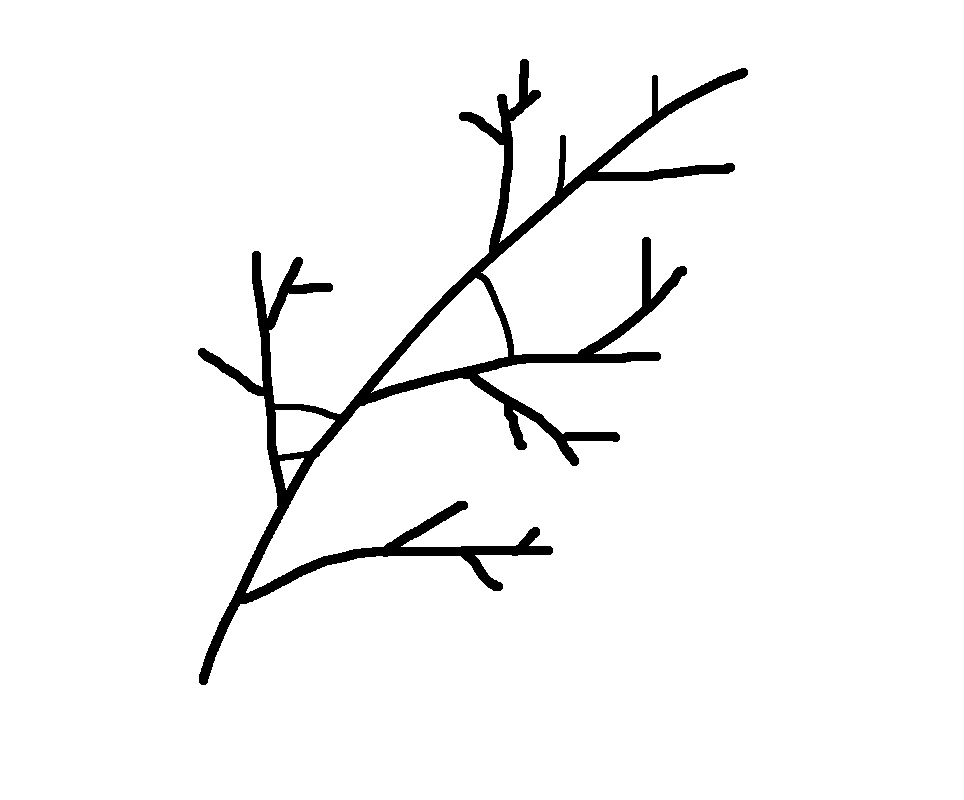
#> input picture test_images/dummy_veins.png, 964 x 800 px
$ python skeletonize.py
#> lines starting #> are read from the running program, lines starting #| are printed output that depends on the picture; after the words box and inside, x2 and y2 are one past the last pixel; in counts of white or black regions, pixels touching at a corner belong together
"""
Author: Chris Dijkstra
Contains the class SkeletonNetwork, which can be utilized to read in skele-
tonized images and output an edge graph, where each intersection of lines is
considered a node and the connecting lines the edges.
"""

from skimage import morphology, io, measure
import numpy as np
import networkx as nx


class SkeletonNetwork:
    def __init__(self, skel_im):
        self.skel_im = np.pad(skel_im, (1, 1))
        self.surr_mods = self._neighbours()
        self.nodes = {}
        self.edges = []

        self._mark()
        self._parse_structure()
        self.construct_network()

    def _flat_to_coord(self, flat_index):
        """ Takes the index of 1D representation and returns 2D coordinates

        parameters:
        flat_index -- int, the position in the 1D representation of a 2D array
        return:
        tuple, the row and column in the 2D array
        """
        cols = self.skel_im.shape[1]
        x = flat_index % cols
        y = flat_index // cols
        return x, y

    def _neighbours(self):
        """ Returns index modifiers for _neighbours in 1D version of 2D array

        parameters:
        None
        return:
        np.array, 1D array with the index modifiers to find the _neighbours in
            flattened image
        """
        row_len = self.skel_im.shape[1]
        mod = np.array([-1, 0, 1])
        top = np.array([-row_len] * 3) + mod
        mid = np.array([-1, 1])
        bottom = (np.array([row_len] * 3) + mod)
        return np.concatenate([top, mid, bottom])

    def _mark(self):
        """ Reads a skeletonized image and marks the pixels based on _neighbours

        parameters:
        None
        return:
        np.array, a 2d array containing 0s for background, 1s for nodes in a
            line and 2s for nodes with 1 or more than 2 connections.
        """
        flat_im = self.skel_im.ravel()
        for i in range(len(flat_im)):
            if flat_im[i] != 0:
                s = 0
                for mod in self.surr_mods:
                    if flat_im[i + mod] != 0:
                        s += 1
                if s == 2:
                    flat_im[i] = 1
                else:
                    flat_im[i] = 2
        return image

    def _construct_nodes(self):
        """ Reads the marked image output by self._mark and constructs the nodes

        parameters:
        None
        returns:
        None, appends all nodes with less or more than 2 edges to self.nodes
        """
        flat_im = self.skel_im.ravel()
        labelled_nodes = measure.label(self.skel_im == 2).ravel()
        node_labs = set(labelled_nodes)
        node_labs.remove(0)
        for label in node_labs:
            node = tuple(np.where(labelled_nodes == label)[0])
            edge_count = 0
            for point in node:
                for mod in self.surr_mods:
                    if flat_im[point + mod] == 1:
                        edge_count += 1
            if edge_count != 2:
                self.nodes[len(self.nodes) + 1] = node
            else:
                flat_im[list(node)] = 1

    def _construct_edges(self):
        """ Creates an edge graph of a skeletonized image

        parameters:
        None
        returns:
        None, appends edges as tuples to self.edges
        """
        labelled_edges = measure.label(self.skel_im == 1)
        labelled_edges_flat = labelled_edges.ravel()
        # Create dictionary for edges
        edge_labels = set(labelled_edges_flat)
        edge_labels.remove(0)
        edges = {label: [] for label in edge_labels}
        # Finds all edges for each node
        for node_id, node_co in self.nodes.items():
            for point in node_co:
                for neigh in self.surr_mods + point:
                    if labelled_edges_flat[neigh] > 0:
                        edges[labelled_edges_flat[neigh]].append(node_id)
        self.edges = [tuple(sorted(val)) for val in edges.values()]

    def _parse_structure(self):
        """ Reads the marked skeleton output of self._mark and annotates it

        parameters:
        None
        return:
        None, fills self.edges and self.nodes with edges and nodes.
        """
        # Get nodes
        self._construct_nodes()
        self._construct_edges()

    def construct_network(self):
        """ Takes defined nodes and edges and adds them to self.network

        parameters:
        None
        return:
        networkx.Graph object, contains the edges and nodes as defined in
            self.edges and self.nodes
        """
        network = nx.Graph()
        network.add_nodes_from(self.nodes.keys())
        network.add_edges_from(self.edges)
        return network

    def node_dict(self):
        """ Outputs a dictionary of nodes with coordinates

        parameters:
        None
        returns:
        dict, keys are sequential integers for the nodes, values are tuples in
            the form of (x, y) with x and y being ints.
        """
        out_dict = {}
        for node in self.nodes:
            coords = self.nodes[node]
            x = []
            y = []
            for coord in coords:
                col, row = self._flat_to_coord(coord)
                x.append(col)
                y.append(row)
            x = sum(x) / len(x)
            y = sum(y) / len(y)
            out_dict[node] = x, y
        return out_dict


if __name__ == "__main__":
    import matplotlib.pyplot as plt

    im_dir = "test_images/dummy_veins.png"
    image = io.imread(im_dir)[:, :, 3].astype(int)
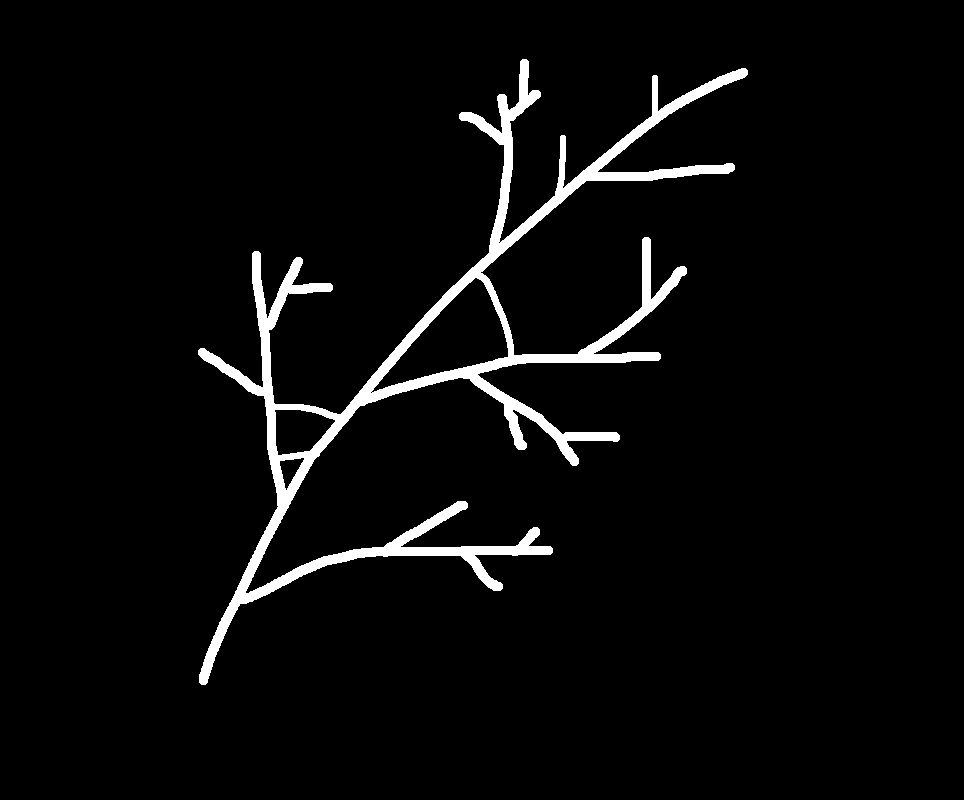
#> image: shape (800, 964) int64; 3.9% white; 1 white region, box (x1, y1, x2, y2) and area: (198, 59, 748, 685) 29904
    image[image > 0] = 1
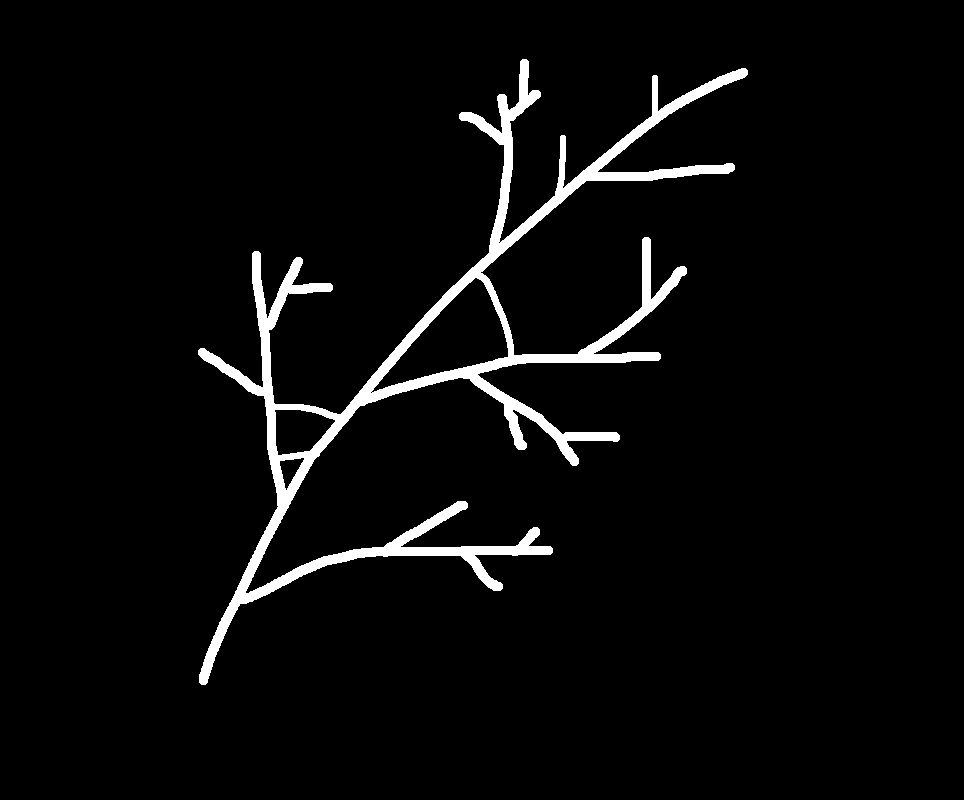
#> image: shape (800, 964) int64; values 0 (black) and 1 (white), 3.9% white; 1 white region, box (x1, y1, x2, y2) and area: (198, 59, 748, 685) 29904

    skeleton = morphology.skeletonize(image).astype(int)
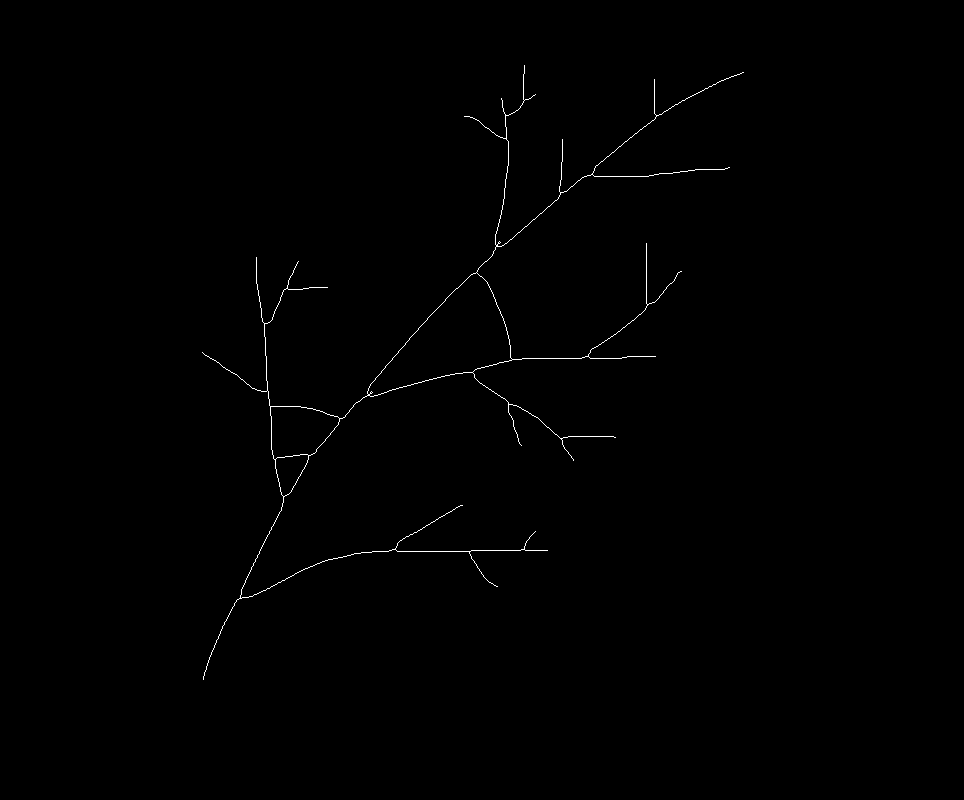
#> skeleton: shape (800, 964) int64; values 0 (black) and 1 (white), 0.38% white in thin lines or dots, all inside (x1, y1, x2, y2) = (202, 65, 744, 680)
    skeleton = morphology.remove_small_objects(skeleton)
    skel_net = SkeletonNetwork(skeleton)
#> in __init__, `self.skel_im = np.pad(skel_im, (1, 1))`: self.skel_im: shape (802, 966) int64; values 0 (black) and 1 (white), 0.38% white in thin lines or dots, all inside (x1, y1, x2, y2) = (203, 66, 745, 681)
#> in _construct_nodes, `node_labs = set(labelled_nodes)`: node_labs = 51 items
#> the loop in _construct_nodes, `for label in node_labs:` made 50 passes
#> node on passes 1 to 12: (64281,), (71262,), (77935,), (92306,), (96136,), (98091,), (111596, 112562, 112563, 113528), (112713, 112714, 113679), (113487,), (133815, 134780, 134781, 135747), (135803,), (163018,)
#> after the loop in _construct_nodes, `for label in node_labs:`: self.nodes = 50 items
#> in _construct_edges, `labelled_edges = measure.label(self.skel_im == 1)`: labelled_edges: shape (802, 966) int32; 55 distinct labels, from 0 to 54
#> in _construct_edges, `edge_labels = set(labelled_edges_flat)`: edge_labels = 55 items
#> in _construct_edges, `edges = {label: [] for label in edge_labels}`: edges = 54 items
#> the loop in _construct_edges, `for node_id, node_co in self.nodes.items():` made 50 passes
#> in _construct_edges, `self.edges = [tuple(sorted(val)) for val in edges.values()]`: self.edges = 54 pairs, first value 1 to 49, second value 6 to 50
    network = skel_net.construct_network()
    betweenness = nx.betweenness_centrality(network)
#> betweenness = 50 items

    _, axes = plt.subplots(1, 2, sharex=True, sharey=True)
    axes[0].imshow(io.imread(im_dir))
    axes[1].imshow(skel_net.skel_im > 0, cmap="gray_r")
    x = []
    y = []
    c = []
    for key, node in skel_net.node_dict().items():
#> in _flat_to_coord, `cols = self.skel_im.shape[1]`: cols = 966
#> in _flat_to_coord, `x = flat_index % cols`: x = 525
#> in _flat_to_coord, `y = flat_index // cols`: y = 66
        x_p, y_p = node
        x.append(x_p)
        y.append(y_p)
        c.append(betweenness[key] > 0)
#> this loop made 50 passes
#> after the loop, c = 50 items, first 6: False, False, False, False, False, True; x = 50 values, max 744 at index 1, min 203 at index 24, mean 473.5; y = 50 values, max 680 at index 49, min 66 at index 0, mean 331.2
    plt.scatter(x, y, c=c)
    plt.tight_layout()
    plt.show()
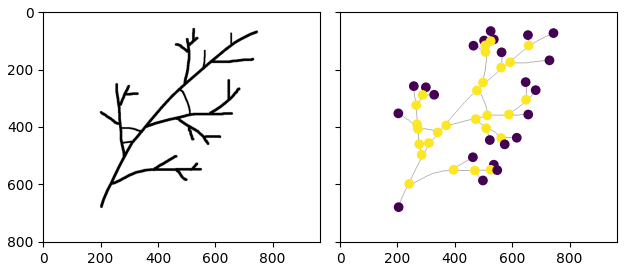
#> figure drawn by matplotlib, 2 panels
